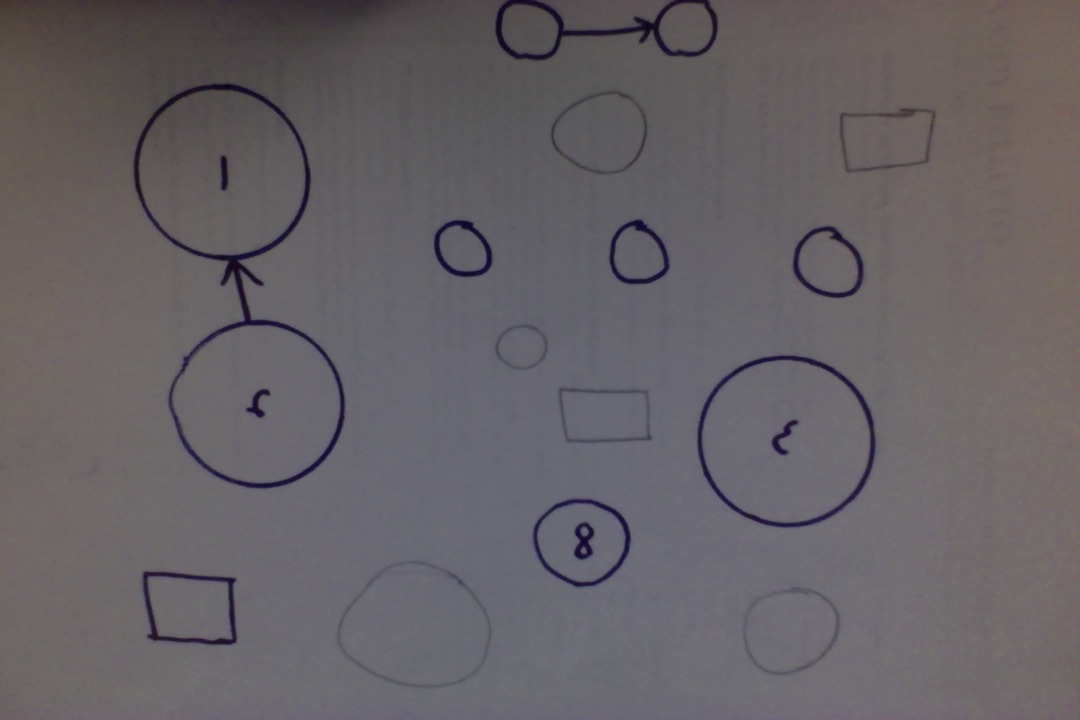
//> input picture circlen.jpg, 1080 x 720 px
$ ./cdetect2 ../circlen.jpg   (built with g++ and OpenCV 4)
//> lines starting //> are read from the running program, lines starting //| are printed output that depends on the picture
/**
 * @file HoughCircle_Demo.cpp
 * @brief Demo code for Hough Transform
 * @author OpenCV team
 */

#include "/Users/scottflo/Downloads/opencv-2.4.6.1/modules/highgui/include/opencv2/highgui/highgui.hpp"
#include "/Users/scottflo/Downloads/opencv-2.4.6.1/modules/imgproc/include/opencv2/imgproc/imgproc.hpp"
#include <iostream>
#include <stdio.h>

using namespace std;
using namespace cv;

/**
 * @function main
 */
int main(int, char** argv)
{
   Mat src, src_gray;

   /// Read the image
   src = imread( argv[1], 1 );
//> src is the input picture: 720 rows x 1080 cols, CV_8UC3; mean B, G, R 101.4, 97.3, 102.3

   if( !src.data )
     { return -1; }
   resize(src, src,Size(),.33,.33);
//> src: 238 rows x 356 cols, CV_8UC3

   /// Convert it to gray
    cvtColor( src, src_gray, COLOR_BGR2GRAY );

   /// Reduce the noise so we avoid false circle detection
    GaussianBlur( src_gray, src_gray, Size(9, 9), 2, 2 );
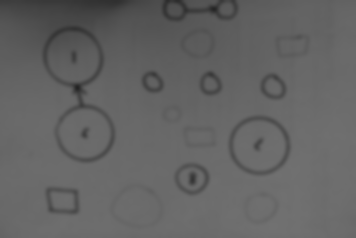
//> src_gray: 238 rows x 356 cols, CV_8UC1; min 35, max 113, mean 99.2

    vector<Vec3f> circles;

    //Canny
    //Canny(src_gray, src_gray,60,60*3,3);

   /// Apply the Hough Transform to find the circles

    //HoughCircles(src_gray,circles,CV_HOUGH_GRADIENT,1,80);
    //HoughCircles( src_gray, circles, CV_HOUGH_GRADIENT, 1, src_gray.rows/8, 200, 100, 0, 0 );

    //Detect Circles

    HoughCircles( src_gray, circles, CV_HOUGH_GRADIENT, 1, 40, 10, 45, 5, 100 );
//> circles = 4 circles (x, y, radius): [85.5, 132.5, 29.3], [72.5, 55.5, 30], [258.5, 144.5, 30.5], [191.5, 178.5, 16.5]

    std::cout << "Detections: " << circles.size();
//| Detections: 4
   /// Draw the circles detected
    for( size_t i = 0; i < circles.size(); i++ )
    {
         Point center(cvRound(circles[i][0]), cvRound(circles[i][1]));
         int radius = cvRound(circles[i][2]);
         // circle center
         circle( src, center, 3, Scalar(0,255,0), -1, 8, 0 );
         // circle outline
         circle( src, center, radius, Scalar(0,0,255), 3, 8, 0 );
    }
//> this loop made 4 passes
//> (center, radius) on passes 1 to 4: (Point(86, 132), 29), (Point(72, 56), 30), (Point(258, 144), 30), (Point(192, 178), 16)
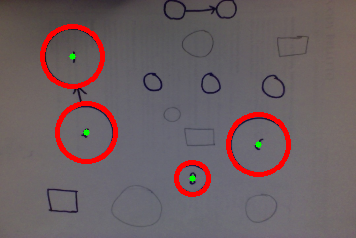
//> src: 238 rows x 356 cols, CV_8UC3; mean B, G, R 97.5, 94.2, 108.7

    Canny(src_gray, src_gray,60,60*3,3);
//> src_gray: 238 rows x 356 cols, CV_8UC1; every value is 0
    vector<Vec4i> lines;

    /*
    Parameters:
image – 8-bit, single-channel binary source image. The image may be modified by the function.
lines – Output vector of lines. Each line is represented by a 4-element vector  (x_1, y_1, x_2, y_2) , where  (x_1,y_1) and  (x_2, y_2) are the ending points of each detected line segment.
rho – Distance resolution of the accumulator in pixels.
theta – Angle resolution of the accumulator in radians.
threshold – Accumulator threshold parameter. Only those lines are returned that get enough votes ( >\texttt{threshold} ).
minLineLength – Minimum line length. Line segments shorter than that are rejected.
maxLineGap – Maximum allowed gap between points on the same line to link them.
    */
    HoughLinesP( src_gray, lines, 1, CV_PI/180, 80, 10, 2 );
//> lines = empty
    // [9 lines of commented-out code are left out]
    namedWindow( "Hough Circle Transform Demo", WINDOW_AUTOSIZE );
    imshow( "Hough Circle Transform Demo", src );

    namedWindow("Canny Results", WINDOW_AUTOSIZE);
    imshow("Hough Line Transform Demo", src_gray);

    waitKey(0);
    std::cout << std::endl << std::endl;
    return 0;
}
